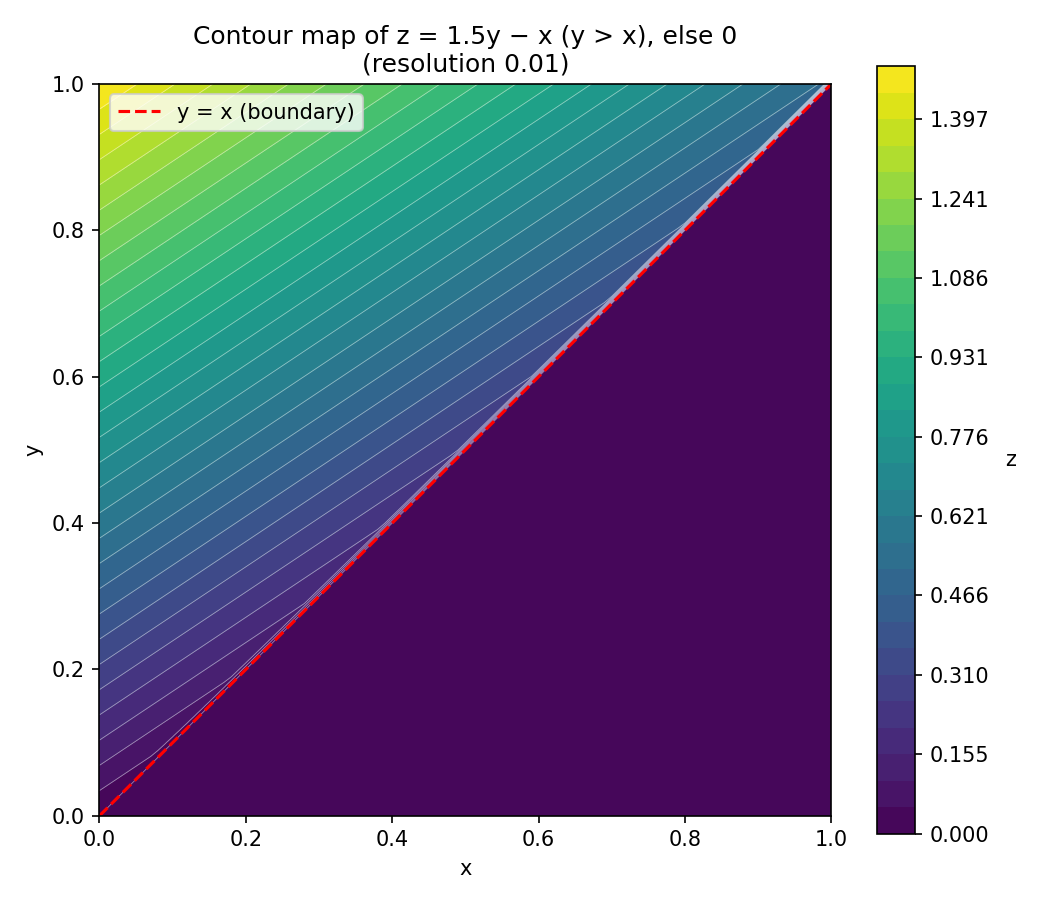

Here is the Python script that generated this plot:
import numpy as np
import matplotlib.pyplot as plt
import matplotlib.ticker as ticker

x = np.arange(0, 1.001, 0.01)
y = np.arange(0, 1.001, 0.01)
X, Y = np.meshgrid(x, y)

Z = np.where(Y > X, 1.5 * Y - X, 0.0)

fig, ax = plt.subplots(figsize=(7, 6))

levels = np.linspace(0, Z.max(), 30)
cf = ax.contourf(X, Y, Z, levels=levels, cmap="viridis")
cs = ax.contour(X, Y, Z, levels=levels, colors="white", linewidths=0.4, alpha=0.5)

cbar = fig.colorbar(cf, ax=ax)
cbar.set_label("z", rotation=0, labelpad=10)

# Mark the boundary y = x
ax.plot([0, 1], [0, 1], "r--", linewidth=1.5, label="y = x (boundary)")

ax.set_xlabel("x")
ax.set_ylabel("y")
ax.set_title("Contour map of z = 1.5y − x (y > x), else 0\n(resolution 0.01)")
ax.legend(loc="upper left")
ax.set_aspect("equal")

plt.tight_layout()
plt.savefig("contour_map.png", dpi=150)
print("Saved contour_map.png")
